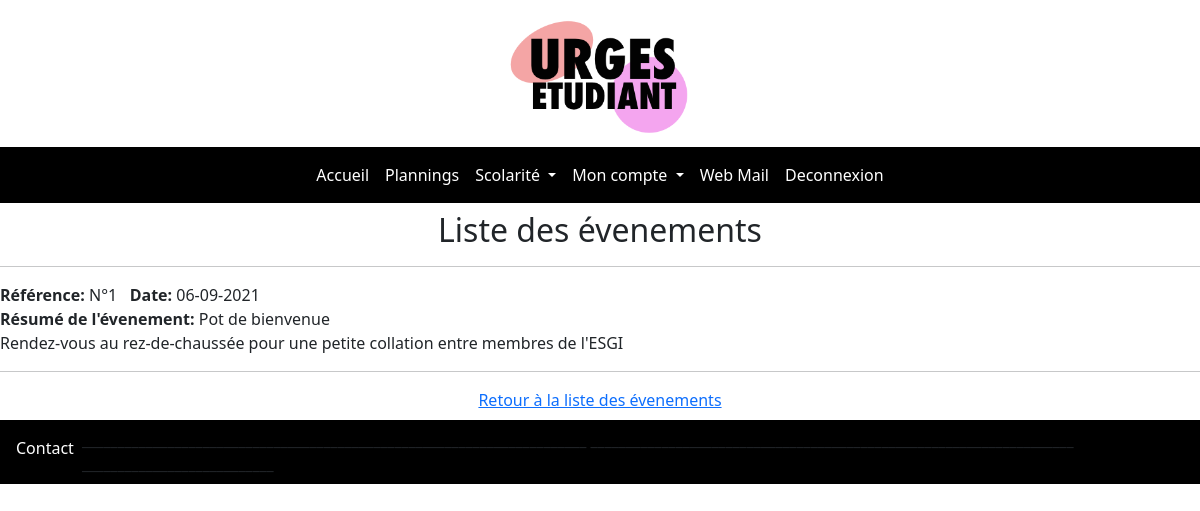
The page /etudiant/pages/Home/consult_evenement.php?id=1 (signed in) on the database its author committed.
### tables this page shows
CREATE TABLE `evenements` (
  `id_event` int(11) NOT NULL,
  `texte_event` varchar(500) NOT NULL,
  `resume_event` varchar(100) NOT NULL,
  `date_event` varchar(12) NOT NULL,
  `archive` varchar(10) NOT NULL
);

### etudiant/pages/Home/consult_evenement.php (the view, shortened to what this page needs)
<?php
include('../../function/bdd.php');
include('../../function/header.php');
include('../../function/nav_menu.php');
?>
<center><h2>Liste des évenements</h2></center><hr>
<?php
$id = $_GET['id'];
$req="SELECT * FROM `evenements` WHERE `id_event` = '$id'";
$ex=$link->prepare($req);
$ex->execute();
while($row=$ex->fetch())
{
	echo "<strong>Référence:</strong> N°".$row['id_event'];
	echo "<strong>Date:</strong> ".$row['date_event'];
	echo "<br>";
	echo "<strong>Résumé de l'évenement:</strong> ".$row['resume_event']."<br>";
	echo "<p>".$row['texte_event']."</p>";
	echo "<hr>";
}
echo "<center><a href='evenement.php'>Retour à la liste des évenements</a></center>";
include('../../function/footer.php');
?>

### rows shown on the page
evenements: id_event "1", date_event "06-09-2021", resume_event "Pot de bienvenue", texte_event "Rendez-vous au rez-de-chaussée pour une petite collation entre membres de l'ESGI"
